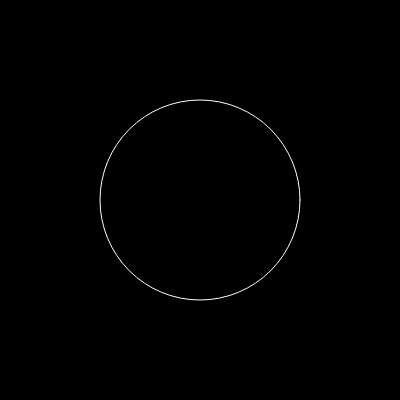
Frame 1 (no input)
Frame 60 (no input): identical to frame 1, image omitted
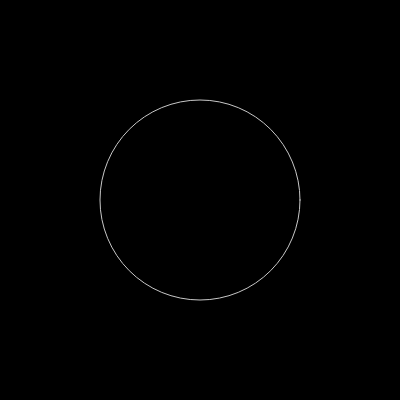
Frame 120 (the mouse pressed at the canvas centre since frame 60)

The p5.js sketch that drew these frames (run headless with seeded random() and noise() and a simulated clock; from frame 60 on, the mouse is pressed at the canvas centre):

// p5.js sketch
// ── sketch.js
let bright;
let bright1;
let r = 100;
let a = 255;

function setup() {
  createCanvas(400, 400);
}

function draw() {
  background(0);
  stroke(a);
  noFill();

  let cx = width / 2;  // Center x
  let cy = height / 2; // Center y
  
  circle(cx, cy, r * 2);
  
  let dx = mouseX - cx;
  let dy = mouseY - cy;
  let distToMouse = dist(mouseX, mouseY, cx, cy);

  if (distToMouse <= r) {
    let theta = atan2(dy, dx);  // Angle from the center to the mouse
    
    a = 200;
  
    let x = r * cos(theta);
    let y = r * sin(theta);
  
    bright = map(abs(theta), 0, PI, 25, 200);
    bright1 = abs(map(abs(theta), PI, TWO_PI, 0.01, 1));
    
    console.log(bright);
    console.log(bright1);
  } else {
    a = 255;
  }
}
